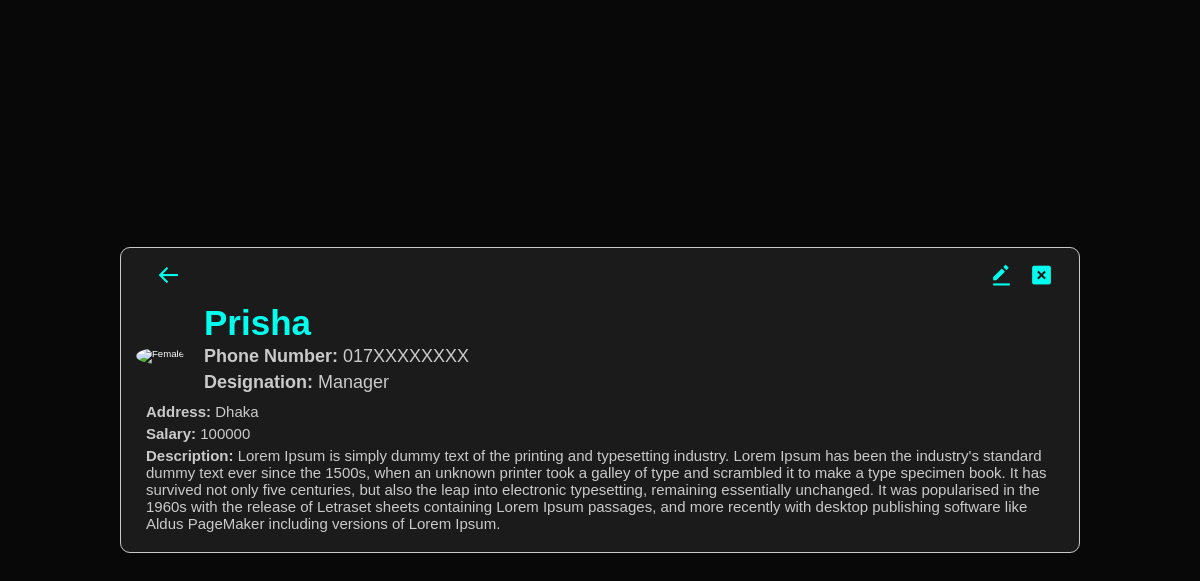
Page /employee/16/ on the committed database.
### employees/models.py (models this page shows, shortened)
class Employee(models.Model):
    GENDER_CHOICES = [
        ('M', 'Male'),
        ('F', 'Female'),
    ]
    Designation_choices = [
        ('manager', 'Manager'),
        ('full stact developer', 'Full Stack Developer'),
        ('android developer', 'Android Developer'),
        ('web developer', 'Web Developer'),
        ('frontend developer', 'Frontend Developer'),
        ('web designer', 'Web Designer'),
    ]
    name = models.CharField(max_length=100)
    address = models.TextField()
    phone_number = models.CharField(max_length=15)
    gender = models.CharField(max_length=1, choices=GENDER_CHOICES, default='M')
    salary = models.CharField(max_length=10)
    designation = models.CharField(max_length=50, choices=Designation_choices, default='manager')
    short_description = models.TextField()

### employees/views.py (the view)
# urls.py: path('employee/<int:pk>/', views.employee_detail, name='employee_detail'),
def employee_detail(request, pk):
    employee = get_object_or_404(Employee, pk=pk)
    return render(request, 'employee_detail.html', {'employee': employee})

### employees/templates/employee_detail.html
{% extends "base.html" %}
{% block content %}
{% load static %}
<body class="employee_details_body">
    <div class="profile_wrapper">
        <div class="emdetails_update_delete_div">
            <a class="emdetails_back_to_home" href="{% url 'home' %}"><i class='bx bx-arrow-back'></i></a>
            <a class="update_btn" href="{% url 'update_employee' employee.pk %}"><i class='bx bxs-edit-alt'></i></a>
            <a class="delete_btn" href="{% url 'delete_employee' employee.pk %}"><i class='bx bxs-x-square'></i></a>
        </div>
        <div class="profile">
            <div class="profile_avatar">
                {% if employee.gender == 'M' %}
                <img src="{% static 'images/male-avatar.png' %}" alt="Male">
                {% elif employee.gender == 'F' %}
                <img src="{% static 'images/female-avatar.png' %}" alt="Female">
                {% endif %}
            </div>
            <div class="profile_details">
                <h1>{{ employee.name|title }}</h1>
                <p class="pd"><strong>Phone Number:</strong> {{ employee.phone_number }}</p>
                <p class="pd"><strong>Designation:</strong> {{ employee.designation|title }}</p>
            </div>
        </div>
        <div class="em_details_asd">
            <p><strong>Address:</strong> {{ employee.address }}</p>
            <p><strong>Salary:</strong> {{ employee.salary }}</p>
            <p><strong>Description:</strong> {{ employee.short_description }}</p>
        </div>
    </div>
</body>
{% endblock %}

### employees/static/css/styles.css (style rules this page uses)
* { margin: 0; padding: 0; box-sizing: border-box; text-decoration: none; border: none; font-family: "Poppins", sans-serif; }
:root { --bg_color: #080808; --txt_color: #ffffff; --main_color: #00FFEE; }
html { font-size: 60%; overflow-x: hidden; }
body { background: var(--bg_color); color: var(--txt_color); }
.employee_details_body { min-height: 100vh; display: flex; padding: 120px; justify-content: center; align-items: center; background: var(--bg_color); }
.profile_wrapper { width: 100%; height: 100%; background: #1b1b1b; padding: 15px; border-radius: 10px; border: 1px solid #cacaca; }
.profile_wrapper .profile { display: flex; align-items: center; }
.profile_wrapper .profile_avatar img { width: 150px; height: 150px; margin-top: 10px; border-radius: 50%; position: relative; }
.profile_details h1 { width: 100%; font-size: 35px; font-weight: 600; display: block; margin-bottom: 3px; color: var(--main_color); margin-left: 20px; position: relative; }
.profile_details .pd { width: 100%; font-size: 18px; display: block; color: #cacaca; margin-left: 20px; margin-bottom: 5px; position: relative; }
.em_details_asd p { width: 100%; font-size: 15px; color: #cacaca; position: relative; padding-left: 10px; margin-bottom: 5px; margin-top: 5px; }
.emdetails_update_delete_div { position: relative; padding: 20px; }
.emdetails_back_to_home, .update_btn, .delete_btn { position: absolute; top: 0px; border: none; cursor: pointer; text-decoration: none; font-size: 25px; color: var(--main_color); }
.update_btn { right: 50px; }
.delete_btn { right: 10px; }

### rows in the picture
Employee: name "Prisha", phone_number "017XXXXXXXX", designation "Manager", address "Dhaka", salary "100000", short_description "Lorem Ipsum is simply dummy text of the printing and typesetting industry. Lorem Ipsum has been the industry's standard dummy text ever since the 1500s, when an unknown printer took a galley of type and scrambled it to make a type specimen book. It has survived not only five centuries, but also the leap into electronic typesetting, remaining essentially unchanged. It was popularised in the 1960s with the release of Letraset sheets containing Lorem Ipsum passages, and more recently with desktop publishing software like Aldus PageMaker including versions of Lorem Ipsum."
